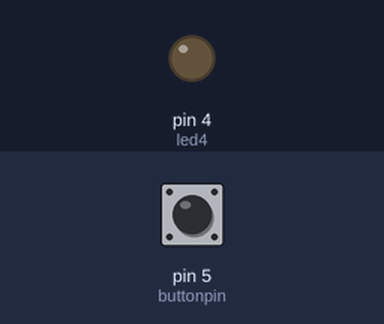
Simulated run of this sketch. Board: Arduino Uno, built with avr-gcc and run on an emulated ATmega328P. Shown: output pins drawn as LEDs (lit = HIGH). Inputs (shaded band) come from the test bench; at power-on: pin 5 (buttonpin) LOW.

Above: at 1.2 s.
1.3 s: pin 5 (buttonpin) pulled HIGH for 0.15 s
At 1.37 s:
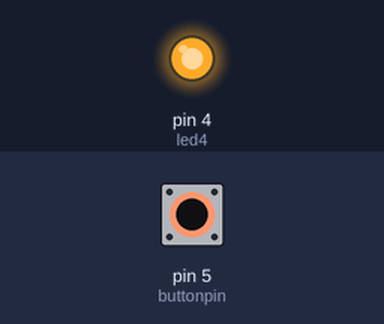
2.9 s: pin 5 (buttonpin) pulled HIGH for 3.2 s
At 7.4 s:
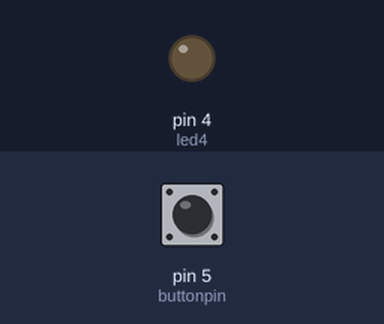
Timing chart, 0 to 8.9 s (numbered marks = the images above; inputs shaded):
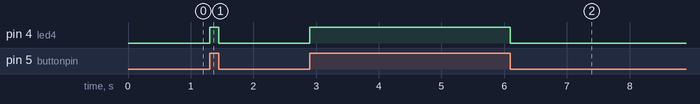

The sketch:

button.ino
```cpp
int led4=4;
int buttonpin=5;
int buttonstate=0;
void setup() {
  // put your setup code here, to run once:
  pinMode(buttonpin,INPUT);
  pinMode(led4,OUTPUT);

}

void loop() {
  // put your main code here, to run repeatedly:
  buttonstate=digitalRead(buttonpin);
  if(buttonstate==HIGH)
    {
      digitalWrite(led4,HIGH);

    }
  else
    {
      digitalWrite(led4,LOW);

    }

}
```

Measured:
- after the input at 1.3 s, pin 4 (led4): LOW → HIGH at once, → LOW 0.15 s later
- after the input at 2.9 s, pin 4 (led4): LOW → HIGH at once, → LOW 3.2 s later
